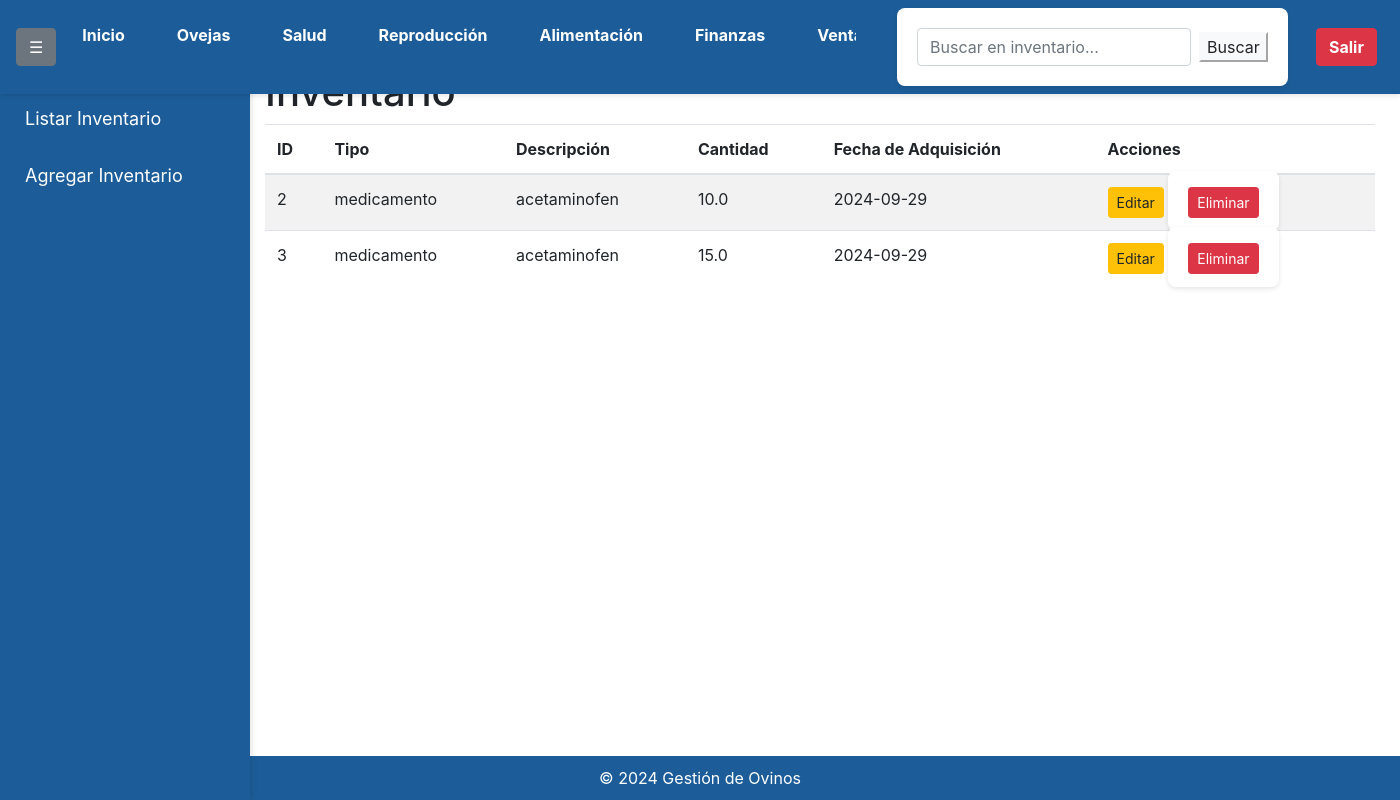
/listar_inventario (signed in), run on the app's committed database.
### app/models.py (models this page shows)
class Inventario(db.Model):
    id = db.Column(db.Integer, primary_key=True)
    tipo = db.Column(db.String(50), nullable=False)
    descripcion = db.Column(db.Text, nullable=False)
    cantidad = db.Column(db.Float, nullable=False)
    fecha_adquisicion = db.Column(db.Date, nullable=False)
    user_id = db.Column(db.Integer, db.ForeignKey('user.id'), nullable=False)
    user = db.relationship('User', backref='inventarios')

### app/routes.py (the view)
@app.route('/listar_inventario', methods=['GET'])
@login_required
def listar_inventario():
    search_query = request.args.get('search', '')
    print(f"buscar {search_query}")
    if search_query:
        print("entra al if")
        inventario_items = Inventario.query.filter(
            (Inventario.descripcion.like(f'%{search_query}%')) |
            (Inventario.cantidad.like(f'%{search_query}%'))
        ).all()
        print(f"Finaliza el if {inventario_items}")
    else:
        inventario_items = Inventario.query.filter_by(user_id=current_user.id).all()
    return render_template('listar_inventario.html', inventario=inventario_items)

### app/__init__.py (called while the page is built)
@login_manager.user_loader
def load_user(user_id):
    return User.query.get(int(user_id))

### app/templates/listar_inventario.html (shortened to what this page needs)
<!DOCTYPE html>
<html lang="es">
<head>
    <link rel="stylesheet" href="{{ url_for('static', filename='styles.css') }}">
    <link rel="stylesheet" href="https://maxcdn.bootstrapcdn.com/bootstrap/4.5.2/css/bootstrap.min.css">
</head>
<body>
    <nav class="navbar navbar-expand-lg navbar-light">
        <div class="collapse navbar-collapse" id="navbarNav">
            <button class="btn btn-secondary ml-2" id="toggleSidebar">☰</button>
            <ul class="navbar-nav mr-auto">
                <li class="nav-item">
                    <a class="nav-link text-white" href="{{ url_for('index') }}">Inicio</a>
                </li>
                <li class="nav-item">
                    <a class="nav-link text-white" href="{{ url_for('oveja') }}">Ovejas</a>
                </li>
                <li class="nav-item">
                    <a class="nav-link text-white" href="{{ url_for('salud') }}">Salud</a>
                </li>
                <li class="nav-item">
                    <a class="nav-link text-white" href="{{ url_for('reproduccion') }}">Reproducción</a>
                </li>
                <li class="nav-item">
                    <a class="nav-link text-white" href="{{ url_for('alimentacion') }}">Alimentación</a>
                </li>
                <li class="nav-item">
                    <a class="nav-link text-white" href="{{ url_for('finanzas') }}">Finanzas</a>
                </li>
                <li class="nav-item">
                    <a class="nav-link text-white" href="{{ url_for('venta') }}">Ventas</a>
                </li>
            </ul>
            <form class="form-inline my-2 my-lg-0" method="GET" action="{{ url_for('listar_inventario') }}">
                <input class="form-control mr-sm-2" type="search" name="search" placeholder="Buscar en inventario..." aria-label="Search" value="{{ request.args.get('search', '') }}">
                <button class="btn-light my-2 my-sm-0 " type="submit">Buscar</button>
            </form>
            <a href="{{ url_for('logout') }}" class="btn btn-danger ml-2">Salir</a>
        </div>
    </nav>
    <div class="sidebar" id="sidebar">
        <ul class="nav flex-column">
            <li class="nav-item">
                <a class="nav-link text-white" href="{{ url_for('listar_inventario') }}">Listar Inventario</a>
            </li>
            <li class="nav-item">
                <a class="nav-link text-white" href="{{ url_for('insertar_inventario') }}">Agregar Inventario</a>
            </li>
        </ul>
    </div>
    <div class="container mt-3">
        <h1 class="mt-5">Inventario</h1>
        <table class="table table-striped">
            <thead>
                <tr>
                    <th>ID</th>
                    <th>Tipo</th>
                    <th>Descripción</th>
                    <th>Cantidad</th>
                    <th>Fecha de Adquisición</th>
                    <th>Acciones</th>
                </tr>
            </thead>
            <tbody>
                {% for item in inventario %}
                <tr>
                    <td>{{ item.id }}</td>
                    <td>{{ item.tipo }}</td>
                    <td>{{ item.descripcion }}</td>
                    <td>{{ item.cantidad }}</td>
                    <td>{{ item.fecha_adquisicion.strftime('%Y-%m-%d') }}</td>
                    <td>
                        <a href="{{ url_for('editar_inventario', id=item.id) }}" class="btn btn-warning btn-sm">Editar</a>
                        <form action="{{ url_for('eliminar_inventario', id=item.id) }}" method="POST" style="display:inline;">
                            <button type="submit" class="btn btn-danger btn-sm" onclick="return confirm('¿Estás seguro de que deseas eliminar este registro?');">Eliminar</button>
                        </form>
                    </td>
                </tr>
                {% else %}
                <tr>
                    <td colspan="6" class="text-center">No hay items en el inventario</td>
                </tr>
                {% endfor %}
            </tbody>
        </table>
    </div>
    <footer class="text-center mt-4">
        &copy; 2024 Gestión de Ovinos
    </footer>
</body>
</html>

### app/static/styles.css (style rules this page uses)
body { font-family: 'Arial', sans-serif; background-color: #f0f2f5; color: #333; margin: 0; padding: 0; padding-top: 20px; }
.navbar { background-color: #1c5d99; padding: 10px 20px; text-align: center; box-shadow: 0 2px 5px rgba(0, 0, 0, 0.1); position: fixed; top: 0; left: 0; width: 100%; z-index: 1000; }
.navbar a { color: #ffffff; text-decoration: none; margin: 0 15px; font-weight: bold; }
.sidebar { height: calc(100vh - 35px); width: 250px; position: fixed; top: 35px; right: 0; background-color: #1c5d99; padding-top: 20px; box-shadow: 2px 0 5px rgba(0, 0, 0, 0.1); overflow-y: auto; z-index: 900; }
.sidebar a { padding: 15px 25px; text-decoration: none; font-size: 18px; color: #ffffff; display: block; transition: 0.3s; }
form { max-width: 500px; margin: 20px auto; padding: 20px; background-color: #ffffff; border-radius: 8px; box-shadow: 0 2px 5px rgba(0, 0, 0, 0.1); }
.btn { display: inline-block; padding: 10px 15px; background-color: #1c5d99; color: white; text-decoration: none; border-radius: 5px; font-weight: bold; text-align: center; }
footer { background-color: #1c5d99; color: white; text-align: center; padding: 10px; position: fixed; bottom: 0; width: calc(100%); right: 0; z-index: 850; }

### app/templates/listar_inventario.html (style rules this page uses)
.sidebar { height: calc(100% - 70px); width: 250px; position: fixed; top: 70px; left: 0; background-color: #1c5d99; transition: margin-left 0.3s; }
.container { margin-left: 250px; transition: margin-left 0.3s; }
.navbar { padding: 0.5rem 0.5rem; position: fixed; width: 100%; z-index: 1000; background-color: #1c5d99; }
.navbar-nav .nav-item { margin: 0 3px; }
.navbar-nav { max-width: 800px; overflow-x: auto; }

### data on the page
Inventario: id "2", tipo "medicamento", descripcion "acetaminofen", cantidad "10.0", fecha_adquisicion "2024-09-29"
Inventario: id "3", tipo "medicamento", descripcion "acetaminofen", cantidad "15.0", fecha_adquisicion "2024-09-29"
